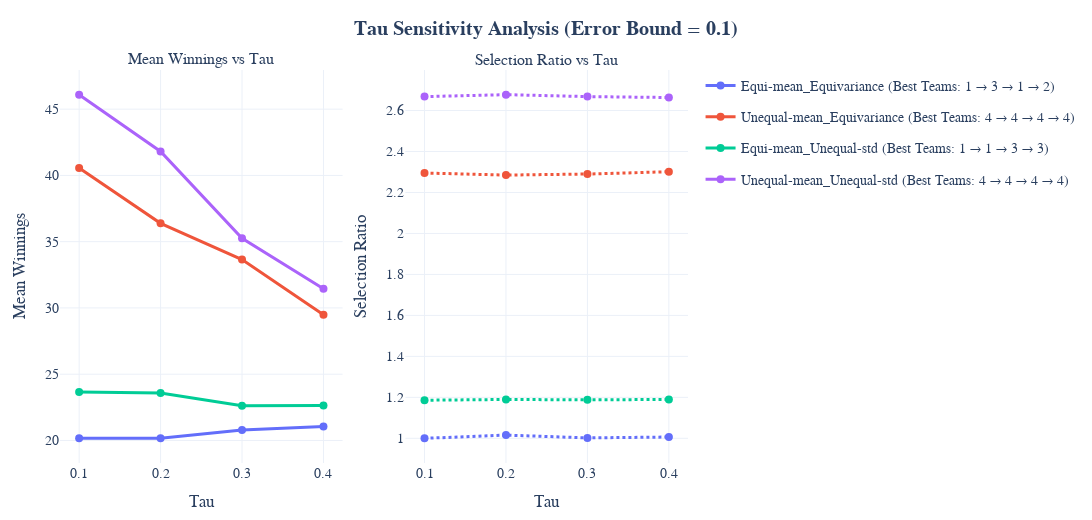

Here is the notebook cell this chart was saved with:
### Code cell
# Step 1: Load Data
Taus = [0.1, 0.2, 0.3, 0.4]
Error = 0.1
Data = {}

for Tau in Taus:
    input_dir = Path(f"Two Dimensions/Simulation_Results_Tau={Tau}_Error_Bound={Error}")
    Data[Tau] = pd.read_excel(f"{input_dir}/Summary.xlsx", sheet_name=None)
    for sheet in Data[Tau].keys():
        Data[Tau][sheet] = Data[Tau][sheet].set_index("Unnamed: 0")

# Step 2: Setup
config_names = list(configs.keys())
nice_colors = [
    "#636EFA", "#EF553B", "#00CC96", "#AB63FA",
    "#FFA15A", "#19D3F3", "#FF6692", "#B6E880"
]
color_map = {cfg: nice_colors[i % len(nice_colors)] for i, cfg in enumerate(config_names)}

# Step 3: Create Subplots
fig = make_subplots(
    rows=1, cols=2,
    subplot_titles=["Mean Winnings vs Tau", "Selection Ratio vs Tau"],
    horizontal_spacing=0.1
)

# Step 4: Add Traces
for config in config_names:
    best_teams = []
    winnings = []
    ratios = []

    for tau in Taus:
        best = Mapping[(tau,Error)][config]["Highest Probability Team"]
        best_teams.append(str(best))
        winnings.append(Data[tau][config][f"Expert {best} Winnings (Non-zero)"].loc['Mean (including zeros)'])
        ratios.append(Data[tau][config][f"Total_Sel_{best}"].loc['Selection Ratio (Weighted) (Analytical/Random)'])

    best_team_str = " → ".join(best_teams)  # Unicode arrow
    label = f"{config} (Best Teams: {best_team_str})"

    # Plot: Mean Winnings
    fig.add_trace(
        go.Scatter(
            x=Taus,
            y=winnings,
            mode='lines+markers',
            name=label,
            line=dict(color=color_map[config], width=3),
            marker=dict(size=8),
            legendgroup=config,
            hovertemplate=f"{label}<br>Tau=%{{x}}<br>Winnings=%{{y:.2f}}<extra></extra>"
        ),
        row=1, col=1
    )

    # Plot: Selection Ratio
    fig.add_trace(
        go.Scatter(
            x=Taus,
            y=ratios,
            mode='lines+markers',
            name=label,
            line=dict(color=color_map[config], width=3, dash='dot'),
            marker=dict(size=8),
            legendgroup=config,
            showlegend=False,
            hovertemplate=f"{label}<br>Tau=%{{x}}<br>Sel. Ratio=%{{y:.2f}}<extra></extra>"
        ),
        row=1, col=2
    )

# Step 5: Layout
fig.update_layout(
    title=f"<b>Tau Sensitivity Analysis (Error Bound = {Error})</b>",
    title_x=0.5,
    template="plotly_white",
    width=1150,
    height=520,
    hovermode="closest",
    font=dict(size=14, family="Arial"),
    margin=dict(l=60, r=20, t=70, b=50),
    legend=dict(
        orientation="v",
        x=1.02,
        y=1,
        bgcolor='rgba(0,0,0,0)',
        bordercolor='rgba(0,0,0,0)'
    )
)

# Step 6: Axes
fig.update_xaxes(
    title_text="Tau",
    tickmode="array",
    tickvals=Taus,
    ticktext=[str(t) for t in Taus],
    row=1, col=1
)
fig.update_yaxes(title_text="Mean Winnings", row=1, col=1)

fig.update_xaxes(
    title_text="Tau",
    tickmode="array",
    tickvals=Taus,
    ticktext=[str(t) for t in Taus],
    row=1, col=2
)
fig.update_yaxes(title_text="Selection Ratio", row=1, col=2)

# Step 7: Save + Show
output_dir = Path("Two Dimensions")
output_dir.mkdir(parents=True, exist_ok=True)
fig.write_html(str(output_dir / f"Tau_Comparison_ErrorBound={Error}.html"))
fig.show()

### Figure 1 — Plotly figure (JSON) as saved in the notebook; plotly's stock layout.template omitted (floating-point values rounded to 4 significant figures)
{"data": [{"hovertemplate": "Equi-mean_Equivariance (Best Teams: 1 → 3 → 1 → 2)<br>Tau=%{x}<br>Winnings=%{y:.2f}<extra></extra>", "legendgroup": "Equi-mean_Equivariance", "line": {"color": "#636EFA", "width": 3}, "marker": {"size": 8}, "mode": "lines+markers", "name": "Equi-mean_Equivariance (Best Teams: 1 → 3 → 1 → 2)", "type": "scatter", "x": [0.1, 0.2, 0.3, 0.4], "xaxis": "x", "y": [20.16, 20.17, 20.78, 21.05], "yaxis": "y"}, {"hovertemplate": "Equi-mean_Equivariance (Best Teams: 1 → 3 → 1 → 2)<br>Tau=%{x}<br>Sel. Ratio=%{y:.2f}<extra></extra>", "legendgroup": "Equi-mean_Equivariance", "line": {"color": "#636EFA", "dash": "dot", "width": 3}, "marker": {"size": 8}, "mode": "lines+markers", "name": "Equi-mean_Equivariance (Best Teams: 1 → 3 → 1 → 2)", "showlegend": false, "type": "scatter", "x": [0.1, 0.2, 0.3, 0.4], "xaxis": "x2", "y": [0.9998, 1.016, 1.002, 1.006], "yaxis": "y2"}, {"hovertemplate": "Unequal-mean_Equivariance (Best Teams: 4 → 4 → 4 → 4)<br>Tau=%{x}<br>Winnings=%{y:.2f}<extra></extra>", "legendgroup": "Unequal-mean_Equivariance", "line": {"color": "#EF553B", "width": 3}, "marker": {"size": 8}, "mode": "lines+markers", "name": "Unequal-mean_Equivariance (Best Teams: 4 → 4 → 4 → 4)", "type": "scatter", "x": [0.1, 0.2, 0.3, 0.4], "xaxis": "x", "y": [40.55, 36.38, 33.65, 29.49], "yaxis": "y"}, {"hovertemplate": "Unequal-mean_Equivariance (Best Teams: 4 → 4 → 4 → 4)<br>Tau=%{x}<br>Sel. Ratio=%{y:.2f}<extra></extra>", "legendgroup": "Unequal-mean_Equivariance", "line": {"color": "#EF553B", "dash": "dot", "width": 3}, "marker": {"size": 8}, "mode": "lines+markers", "name": "Unequal-mean_Equivariance (Best Teams: 4 → 4 → 4 → 4)", "showlegend": false, "type": "scatter", "x": [0.1, 0.2, 0.3, 0.4], "xaxis": "x2", "y": [2.295, 2.285, 2.29, 2.301], "yaxis": "y2"}, {"hovertemplate": "Equi-mean_Unequal-std (Best Teams: 1 → 1 → 3 → 3)<br>Tau=%{x}<br>Winnings=%{y:.2f}<extra></extra>", "legendgroup": "Equi-mean_Unequal-std", "line": {"color": "#00CC96", "width": 3}, "marker": {"size": 8}, "mode": "lines+markers", "name": "Equi-mean_Unequal-std (Best Teams: 1 → 1 → 3 → 3)", "type": "scatter", "x": [0.1, 0.2, 0.3, 0.4], "xaxis": "x", "y": [23.66, 23.59, 22.63, 22.64], "yaxis": "y"}, {"hovertemplate": "Equi-mean_Unequal-std (Best Teams: 1 → 1 → 3 → 3)<br>Tau=%{x}<br>Sel. Ratio=%{y:.2f}<extra></extra>", "legendgroup": "Equi-mean_Unequal-std", "line": {"color": "#00CC96", "dash": "dot", "width": 3}, "marker": {"size": 8}, "mode": "lines+markers", "name": "Equi-mean_Unequal-std (Best Teams: 1 → 1 → 3 → 3)", "showlegend": false, "type": "scatter", "x": [0.1, 0.2, 0.3, 0.4], "xaxis": "x2", "y": [1.186, 1.19, 1.188, 1.19], "yaxis": "y2"}, {"hovertemplate": "Unequal-mean_Unequal-std (Best Teams: 4 → 4 → 4 → 4)<br>Tau=%{x}<br>Winnings=%{y:.2f}<extra></extra>", "legendgroup": "Unequal-mean_Unequal-std", "line": {"color": "#AB63FA", "width": 3}, "marker": {"size": 8}, "mode": "lines+markers", "name": "Unequal-mean_Unequal-std (Best Teams: 4 → 4 → 4 → 4)", "type": "scatter", "x": [0.1, 0.2, 0.3, 0.4], "xaxis": "x", "y": [46.09, 41.81, 35.26, 31.44], "yaxis": "y"}, {"hovertemplate": "Unequal-mean_Unequal-std (Best Teams: 4 → 4 → 4 → 4)<br>Tau=%{x}<br>Sel. Ratio=%{y:.2f}<extra></extra>", "legendgroup": "Unequal-mean_Unequal-std", "line": {"color": "#AB63FA", "dash": "dot", "width": 3}, "marker": {"size": 8}, "mode": "lines+markers", "name": "Unequal-mean_Unequal-std (Best Teams: 4 → 4 → 4 → 4)", "showlegend": false, "type": "scatter", "x": [0.1, 0.2, 0.3, 0.4], "xaxis": "x2", "y": [2.668, 2.677, 2.668, 2.664], "yaxis": "y2"}], "layout": {"annotations": [{"font": {"size": 16}, "showarrow": false, "text": "Mean Winnings vs Tau", "x": 0.225, "xanchor": "center", "xref": "paper", "y": 1, "yanchor": "bottom", "yref": "paper"}, {"font": {"size": 16}, "showarrow": false, "text": "Selection Ratio vs Tau", "x": 0.775, "xanchor": "center", "xref": "paper", "y": 1, "yanchor": "bottom", "yref": "paper"}], "font": {"family": "Arial", "size": 14}, "height": 520, "hovermode": "closest", "legend": {"bgcolor": "rgba(0,0,0,0)", "bordercolor": "rgba(0,0,0,0)", "orientation": "v", "x": 1.02, "y": 1}, "margin": {"b": 50, "l": 60, "r": 20, "t": 70}, "title": {"text": "<b>Tau Sensitivity Analysis (Error Bound = 0.1)</b>", "x": 0.5}, "width": 1150, "xaxis": {"anchor": "y", "domain": [0, 0.45], "tickmode": "array", "ticktext": ["0.1", "0.2", "0.3", "0.4"], "tickvals": [0.1, 0.2, 0.3, 0.4], "title": {"text": "Tau"}}, "xaxis2": {"anchor": "y2", "domain": [0.55, 1], "tickmode": "array", "ticktext": ["0.1", "0.2", "0.3", "0.4"], "tickvals": [0.1, 0.2, 0.3, 0.4], "title": {"text": "Tau"}}, "yaxis": {"anchor": "x", "domain": [0, 1], "title": {"text": "Mean Winnings"}}, "yaxis2": {"anchor": "x2", "domain": [0, 1], "title": {"text": "Selection Ratio"}}}}
